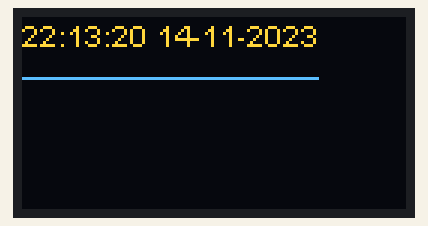
A sketch run on a simulated ESP8266 (Wemos D1 mini). On the bench: 128×64 one-colour display. The OLED is the two-colour kind (top 16 rows yellow); the local clock reads 2024-03-15 10:24:30 at power-on unless the sketch sets it; what the sketch prints to the serial monitor is not drawn.

Above: at 0.1 s.
At 4.1 s:
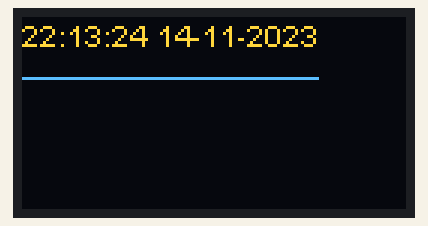
At 7.2 s:
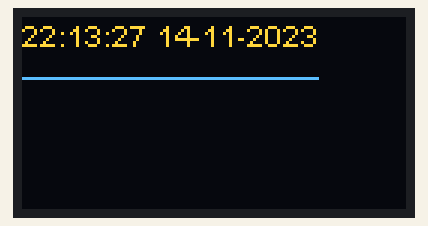
At 11.2 s:
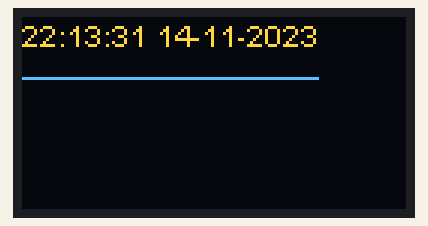
At 20.4 s:
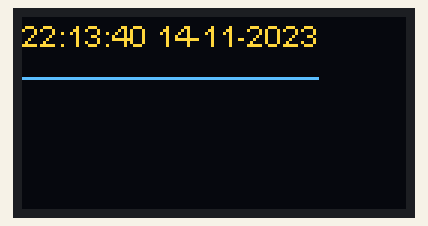
At 38.7 s:
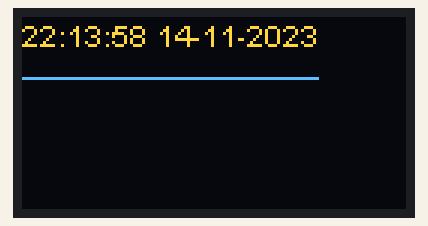

The sketch:

WeMos-D1-mini-Real-Time-Oled-Clock.ino
```cpp
// (licence header left out)
#include <Wire.h>
#include "SSD1306Wire.h"
#include <RTClib.h>

// Initialize the OLED display using Wire library
// display(0x3c, SDA, SCL)
SSD1306Wire  display(0x3c, D2, D1);

RTC_DS3231 rtc;

#ifndef ESP8266
 while (!Serial);
#endif

char rtcDay[20];
char rtcMonth[20];
char rtcYear[20];
char rtcHour[20];
char rtcMinute[20];
char rtcSecond[20];

void setup()
{
  Serial.begin(115200);
  Serial.println();
  Serial.println();

  // Initialising the UI will init the display too.
  display.init();

  display.flipScreenVertically();
  display.setFont(ArialMT_Plain_10);

  if (! rtc.begin())
  {
    Serial.println("Couldn't find RTC");
    while (1);
  }

  Serial.println("Time setting!");
  // following line sets the RTC to the date & time this sketch was compiled
  rtc.adjust(DateTime(F(__DATE__), F(__TIME__)));
  // time can be adjusted manually like
  // July 22, 2018 at 8am you would call:
  // rtc.adjust(DateTime(2018, 7, 22, 8, 0, 0));
}

void loop()
{
  DateTime now = rtc.now();

  // TIME
  uint8_t intHour = now.hour();
  uint8_t intMinute = now.minute();
  uint8_t intSecond = now.second();
  snprintf (rtcHour, 20, "%.2i", intHour);
  snprintf (rtcMinute, 20, "%.2i", intMinute);
  snprintf (rtcSecond, 20, "%.2i", intSecond);

  //DATE
  uint8_t intDay = now.day();
  uint8_t intMonth = now.month();
  uint16_t intYear = now.year();
  snprintf (rtcDay, 20, "%.2i", intDay);
  snprintf (rtcMonth, 20, "%.2i", intMonth);
  snprintf (rtcYear, 20, "%.4i", intYear);

  String timeString = String(rtcHour) + ":" + String(rtcMinute) + ":" + String(rtcSecond);
  String dateString = String(rtcDay) + "-" + String(rtcMonth) + "-" + String(rtcYear);
  String rtcString = timeString + " " + dateString;

  Serial.println(rtcString);

  display.clear();  // clear the display

  display.setTextAlignment(TEXT_ALIGN_LEFT);
  display.drawString(0, 0, rtcString);
  display.drawHorizontalLine(0, 20, display.getStringWidth(rtcString));

  display.display();

  delay(1000); // 1 second delay
}
```

Measured:
- what the display in image 1 shows lasts 1.0 s, from 4.1 s to 5.1 s
